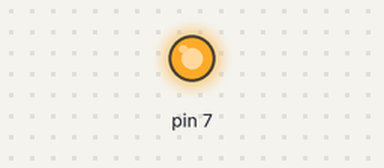
A sketch run on a simulated Arduino Uno, built with avr-gcc and run on an emulated ATmega328P. Shown: output pins drawn as LEDs (lit = HIGH). No radio packets arrive unless stated; what the sketch prints to the serial monitor is not drawn.

Above: at 1.8 s.
At 4.6 s:
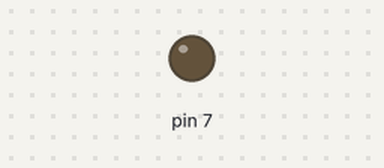
Timing chart, 0 to 8.7 s (numbered marks = the images above):
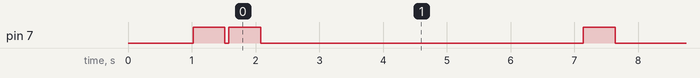

Measured:
- by itself, pin 7: repeats every 5.6 s: HIGH 0.50 s, LOW 5.1 s

The sketch:

LoRaSnder_N-N.ino
```cpp
#include <SPI.h>
#include <LoRa.h>

#define SS      10
#define RST     8
#define DI0     2
#define BAND    433E6   // set frequency 410-525 MHz

int counter = 0;
int txPower = 14;         // Supported values are 0 to 14 for PA_OUTPUT_RFO_PIN. ** Ra-02 Aithinker
int spreadingFactor = 12; // set spreadingFactor ranges from 6-12,default 7
unsigned int SBW = 125E3; // set Bandwidth


void setup() {

  Serial.begin(9600);
  while (!Serial); //If just the the basic function, must connect to a computer
  delay (1000);


  LoRa.setPins(SS, RST, DI0);

  if (!LoRa.begin(BAND)) {
    Serial.println("Starting LoRa failed!");
    while (1);
  }


  //LoRa.setTxPower(txPower);

  LoRa.setTxPower(17, 20); //Supported values are 2 to 20 for PA_OUTPUT_PA_BOOST_PIN, and 0 to 14 for PA_OUTPUT_RFO_PIN.

  LoRa.setSpreadingFactor(spreadingFactor);
  LoRa.setSignalBandwidth(SBW);
  Serial.println("LoRa Initial OK!");

  pinMode(7, OUTPUT);

  digitalWrite(7, HIGH);
  delay(500);
  digitalWrite(7, LOW);;

}

void loop() {


  LoRa.beginPacket();
  LoRa.print(counter); // send data
  LoRa.endPacket();

  Serial.print(counter);
  Serial.println(" Send OK!!");

  counter++;

  digitalWrite(7, HIGH);
  delay(500);
  digitalWrite(7, LOW);

  delay(5000); //************************************ interval

}
```
